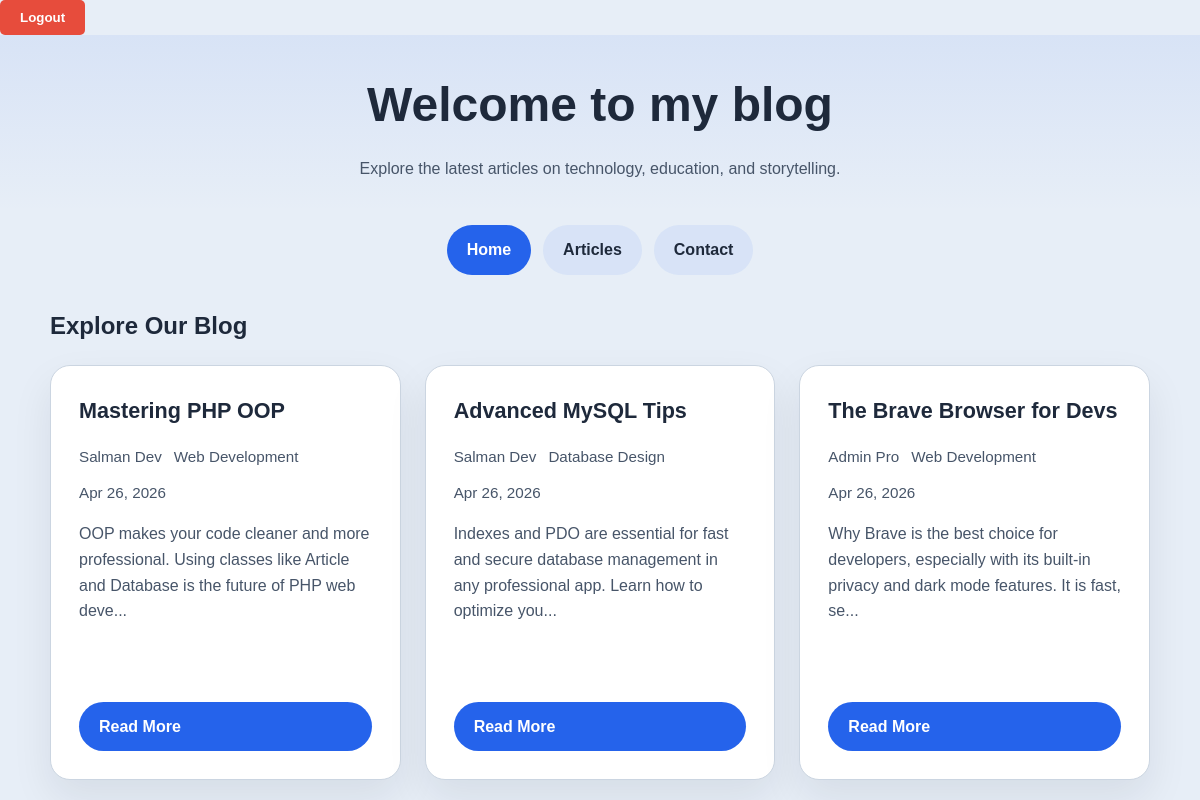
Before: /views/index.php (signed in) with the older database file.
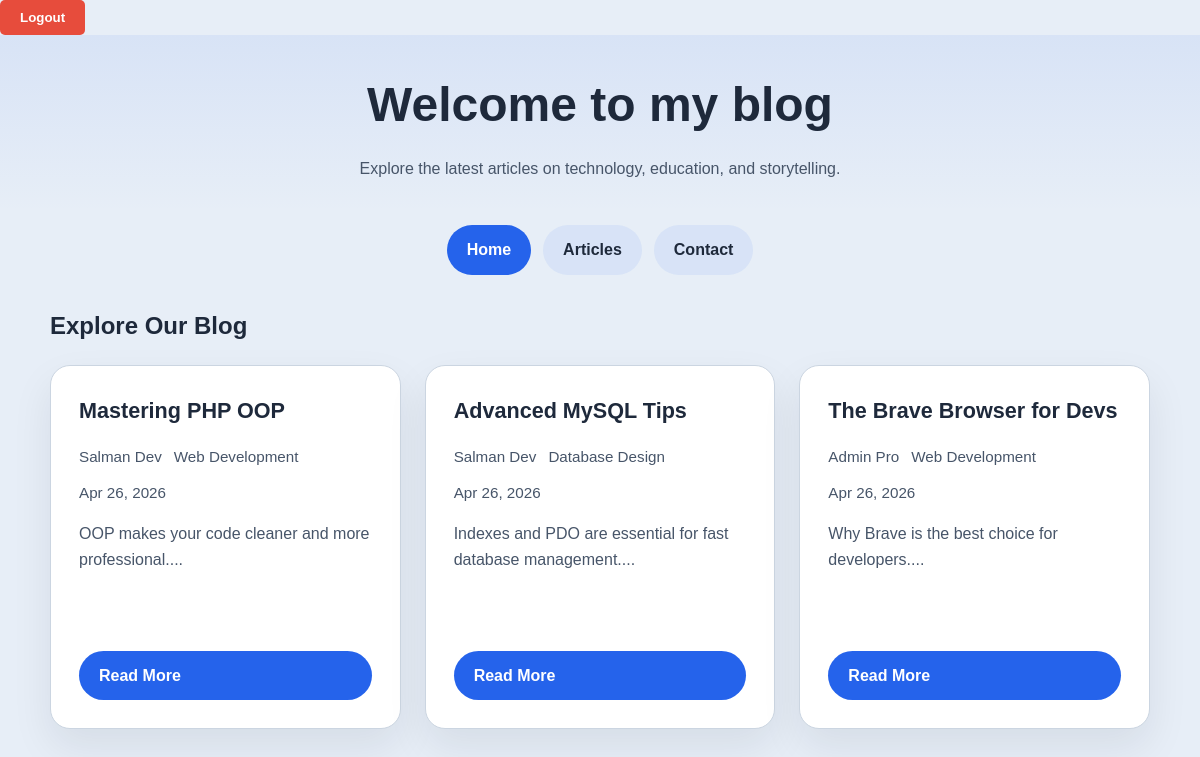
After: the same page with the newer database file.
### tables this page shows
CREATE TABLE IF NOT EXISTS article (
    id_article INT PRIMARY KEY AUTO_INCREMENT,
    title VARCHAR(255) NOT NULL,
    contenu TEXT NOT NULL,
    date_publication DATETIME DEFAULT CURRENT_TIMESTAMP,
    status ENUM('published', 'draft') DEFAULT 'published',
    id_user INT,
    id_catalog INT,
    FOREIGN KEY (id_user) REFERENCES users(id_user) ON DELETE SET NULL,
    FOREIGN KEY (id_catalog) REFERENCES catalog(id_catalog) ON DELETE SET NULL
);

CREATE TABLE IF NOT EXISTS users (
    id_user INT PRIMARY KEY AUTO_INCREMENT,
    name_user VARCHAR(100) NOT NULL,
    email_user VARCHAR(100) UNIQUE NOT NULL,
    password_user VARCHAR(255) NOT NULL,
  
    role ENUM('admin', 'user') DEFAULT 'user' 
);

CREATE TABLE IF NOT EXISTS catalog (
    id_catalog INT PRIMARY KEY AUTO_INCREMENT,
    name_catalog VARCHAR(100) NOT NULL
);

### core/article.php (called while the page is built, shortened)
<?php
class Article {
    private $conn;
    private $table = "article";
    public function __construct($db) {
        $this->conn = $db;
    }
    public function read() {
        $sql = "SELECT a.*, u.name_user, c.name_catalog
                FROM {$this->table} a
                LEFT JOIN users u ON a.id_user = u.id_user
                LEFT JOIN catalog c ON a.id_catalog = c.id_catalog
                ORDER BY a.date_publication DESC";
        $stmt = $this->conn->query($sql);
        return $stmt->fetchAll(PDO::FETCH_ASSOC);
    }
}

### views/index.php (the view, shortened to what this page needs)
<?php
require_once "../core/article.php";
$database = new Database();
$db = $database->getConnection();
$articleObj = new Article($db);
$all_posts = $articleObj->read();
$posts = array_slice($all_posts, 0, 3);
$currentPage = basename($_SERVER['PHP_SELF']);
?>
<!DOCTYPE html>
<html lang="en">
<head>
    <link rel="stylesheet" href="../assets/css/home.css">
</head>
<body>
    <button class="logout-btn" onclick="window.location.href='../logout.php'">Logout</button>
    <header>
        <h1>Welcome to my blog</h1>
        <p>Explore the latest articles on technology, education, and storytelling.</p>
    </header>
    <nav class="navbar">
        <ul class="nav-links">
            <li><a href="index.php" class="<?php echo $currentPage === 'index.php' ? 'active' : ''; ?>">Home</a></li>
            <li><a href="articles.php" class="<?php echo $currentPage === 'articles.php' ? 'active' : ''; ?>">Articles</a></li>
            <li><a href="contact.php" class="<?php echo $currentPage === 'contact.php' ? 'active' : ''; ?>">Contact</a></li>
        </ul>
    </nav>
    <main>
    <div class="container">
        <h2>Explore Our Blog</h2>
        <div class="articles-grid">
            <?php
            if($posts) {
                foreach($posts as $art) {
            ?>
                <article class="post-card">
                    <h3 class="post-card__title"><?php echo htmlspecialchars($art['title']); ?></h3>
                    <div class="post-card__meta">
                        <span><?php echo htmlspecialchars($art['name_user']); ?></span>
                        <span><?php echo htmlspecialchars($art['name_catalog']); ?></span>
                        <span><?php echo date('M d, Y', strtotime($art['date_publication'])); ?></span>
                    </div>
                    <p class="post-card__excerpt"><?php echo htmlspecialchars(mb_substr($art['contenu'], 0, 120)); ?>...</p>
                    <a class="read-more" href="article_detail.php?id=<?php echo $art['id_article']; ?>">
                        Read More
                    </a>
                </article>
            <?php
                }
            } else {
                echo '<div class="empty-state">No articles found at the moment.</div>';
            }
            ?>
        </div>
    </div>
</main>
</body>
</html>

### assets/css/home.css (style rules this page uses)
:root { --page-bg: #e7eef7; --surface: #ffffff; --surface-soft: #f1f5f9; --border: #cbd5e1; --text-primary: #1e293b; --text-secondary: #475569; --accent: #2563eb; --accent-strong: #1d4ed8; }
body { margin: 0; min-height: 100%; background: var(--page-bg); color: var(--text-primary); font-family: 'Lucida Sans', 'Lucida Sans Regular', 'Lucida Grande', 'Lucida Sans Unicode', Geneva, Verdana, sans-serif; line-height: 1.6; }
header { text-align: center; padding: 2rem 1rem; background: linear-gradient(180deg, rgba(37, 99, 235, 0.08), transparent); }
header h1 { margin: 0; font-size: clamp(2rem, 4vw, 3rem); }
header p { margin: 0.75rem auto 0; max-width: 720px; color: var(--text-secondary); }
.navbar { display: flex; justify-content: center; padding: 0.75rem 1rem 0; }
.nav-links { list-style: none; margin: 0; padding: 0; display: flex; gap: 0.75rem; flex-wrap: wrap; justify-content: center; }
.nav-links a { display: inline-flex; align-items: center; justify-content: center; padding: 0.75rem 1.25rem; border-radius: 999px; background: rgba(37, 99, 235, 0.08); color: var(--text-primary); text-decoration: none; font-weight: 600; transition: background 0.2s ease, color 0.2s ease; }
.nav-links a:hover, .nav-links a.active { background: var(--accent); color: #ffffff; }
.container { width: min(1100px, 100% - 2rem); margin: 2rem auto 3rem; padding: 0; }
.articles-grid { display: grid; gap: 1.5rem; grid-template-columns: repeat(auto-fit, minmax(260px, 1fr)); }
.post-card { background: var(--surface); border: 1px solid var(--border); border-radius: 20px; padding: 1.75rem; box-shadow: 0 18px 40px rgba(15, 23, 42, 0.08); display: flex; flex-direction: column; min-height: 100%; }
.post-card__title { margin: 0 0 1rem; font-size: 1.35rem; color: var(--text-primary); }
.post-card__meta { display: flex; flex-wrap: wrap; gap: 0.75rem; color: var(--text-secondary); font-size: 0.95rem; margin-bottom: 1rem; }
.post-card__excerpt { flex-grow: 1; margin: 0 0 1.25rem; color: var(--text-secondary); }
.read-more { display: inline-flex; align-items: center; gap: 0.5rem; background: var(--accent); color: #ffffff; text-decoration: none; padding: 0.75rem 1.25rem; border-radius: 999px; font-weight: 600; transition: background 0.2s ease; }
.logout-btn { background-color: #e74c3c; color: white; padding: 10px 20px; border: none; border-radius: 5px; font-weight: bold; cursor: pointer; transition: background 0.3s ease; }

Changed rows visible on the page:
changed article "Mastering PHP OOP": contenu "OOP makes your code cleaner and more professional. Using classes like Article and Database is the future of PHP web deve" → "OOP makes your code cleaner and more professional."
changed article "Advanced MySQL Tips": contenu "Indexes and PDO are essential for fast and secure database management in any professional app. Learn how to optimize you" → "Indexes and PDO are essential for fast database management."
changed article "The Brave Browser for Devs": contenu "Why Brave is the best choice for developers, especially with its built-in privacy and dark mode features. It is fast, se" → "Why Brave is the best choice for developers."
